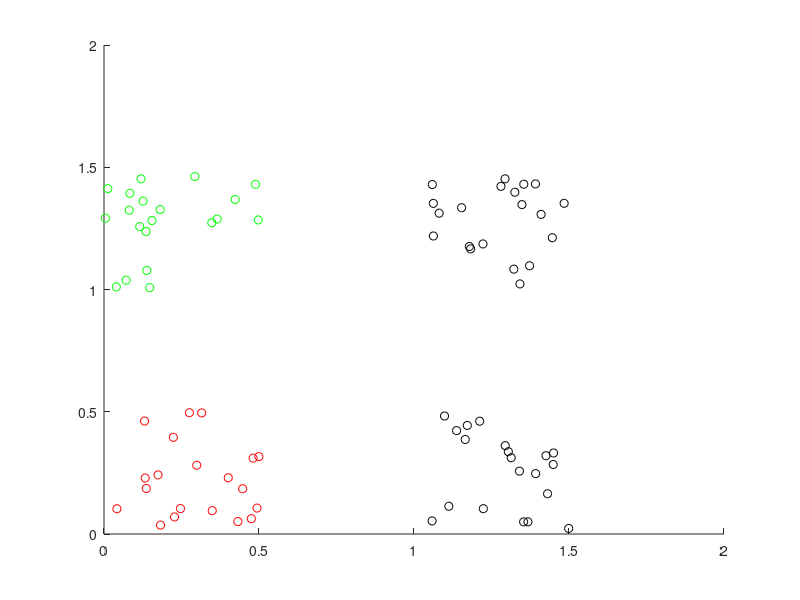

The MATLAB source for this figure: (Note: this script raises an error after producing the figure.)
%% Build a tranning set of three class
c_1 = [0 0];
c_2 = [0 1];
c_3 = [1 0];
c_4 = [1 1];

n_L1 = 20; % number of label 1
n_L2 = 20; % number of label 2
n_L3 = 20; % number of label 3

A = zeros(n_L1, 4);
A(:,3) = 0; A(:,4) = 0;
for i=1:n_L1
    A(i,1:2) = c_1 + rand(1,2)/2;
end

B = zeros(n_L2, 4);
B(:,3) = 0; B(:,4) = 1;
for i=1:n_L2
    B(i,1:2) = c_2 + rand(1,2)/2;
end
C = zeros(n_L3, 4);
C(:,3) = 1; C(:,4) = 0;
for i=1:n_L3
    C(i,1:2) = c_3 + rand(1,2)/2;
end
D = zeros(n_L3, 4);
D(:,3) = 1; D(:,4) = 0;
for i=1:n_L3
    D(i,1:2) = c_4 + rand(1,2)/2;
end
scatter(A(:,1), A(:,2),[],'r');
hold on
scatter(B(:,1), B(:,2),[],'g');
hold on
scatter(C(:,1), C(:,2),[],'k');
hold on
scatter(D(:,1), D(:,2),[],'k');
X = [A;B;C;D];

%% Trainning the BP network
dbstop if error
n_label = 2;
% create the weight matrix
n_input = size(X,2) - n_label;% number of feature of each data, here is 2, only x-axis and y-axis
levels = [n_input 7 n_label];

step = 0.1;

[W,theta,record] = BP_tranning(X, levels, step,1);
save three_class W theta

%% show the result
input = X(:,1:n_input);
label = X(:,n_input+1:end);
y = BP_predict2(input, W, theta);
Y = y';
Y(Y>0.5) = 1;
Y(Y<=0.5) = 0;
T = sum(label - Y, 2);
error_index = find(T ~= 0);
figure;
scatter(X(:,1), X(:,2), [], 'g');
hold on
scatter(X(error_index,1), X(error_index,2), [], 'r');
